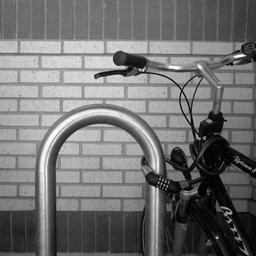
#> input picture 12-06/AULA 04 - IMAGENS/croppedBike.png, 256 x 256 px
$ python 8.py
#> lines starting #> are read from the running program, lines starting #| are printed output that depends on the picture; after the words box and inside, x2 and y2 are one past the last pixel; in counts of white or black regions, pixels touching at a corner belong together
import cv2
import matplotlib.pyplot as plt

# Carregando a imagem
img = cv2.imread('croppedBike.png',0) # 0 para carregar em escala de cinza
#> img is the input picture: shape (256, 256); min 0, max 255, mean 113.2

# Aplicando um filtro passa-baixa (filtro de média)
blur_img = cv2.blur(img, (5,5))
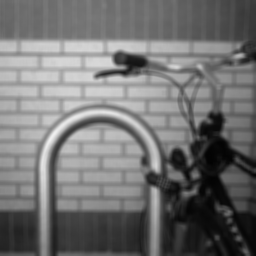
#> blur_img: shape (256, 256); min 2, max 239, mean 113.2

# Aplicando um detector de bordas (Canny)
edges = cv2.Canny(blur_img, 100, 200)
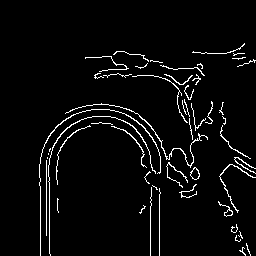
#> edges: shape (256, 256); 4% white in thin lines or dots, all inside (x1, y1, x2, y2) = (39, 43, 256, 256)

# Plotando as imagens
plt.figure(figsize=(15,5))

plt.subplot(131)
plt.imshow(img, cmap='gray')
plt.title('Imagem original')
plt.axis('off')

plt.subplot(132)
plt.imshow(blur_img, cmap='gray')
plt.title('Imagem com filtro de média')
plt.axis('off')

plt.subplot(133)
plt.imshow(edges, cmap='gray')
plt.title('Detecção de bordas com Canny')
plt.axis('off')

plt.tight_layout()
plt.show()
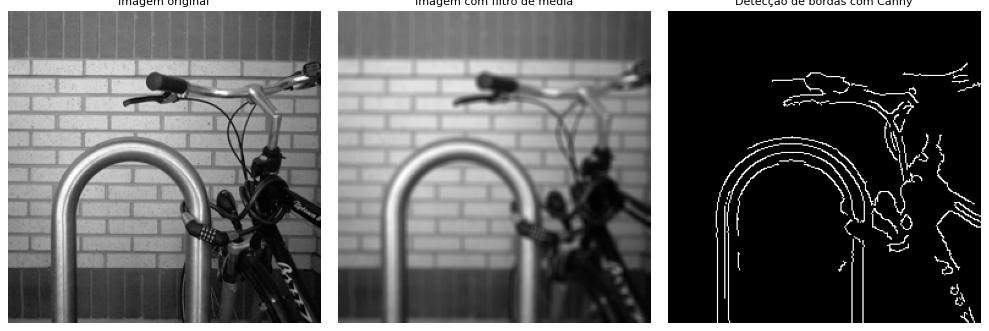
#> figure drawn by matplotlib, 3 panels
